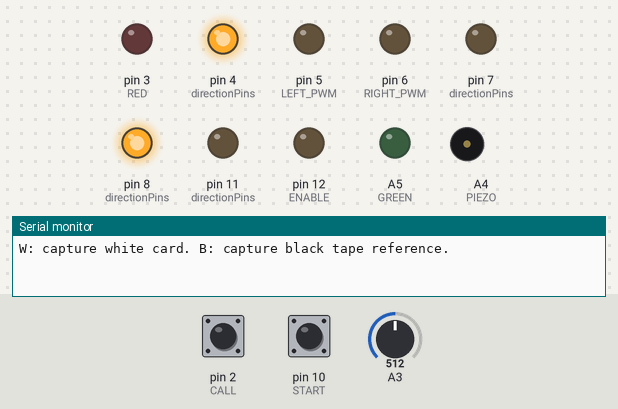
This sketch was run on a simulated Arduino Uno, built with avr-gcc and run on an emulated ATmega328P. On the bench: output pins drawn as LEDs (lit = HIGH), buzzer (waves = sounding), the last lines printed to the serial monitor. Dashed ring = blinking. The test bench sets the inputs (shaded band); at power-on: pin 2 (CALL) HIGH, pin 10 (START) HIGH, A3 = 512.

Above: at 1.2 s.
1.3 s: pin 2 (CALL) pulled LOW for 0.15 s
At 1.62 s:
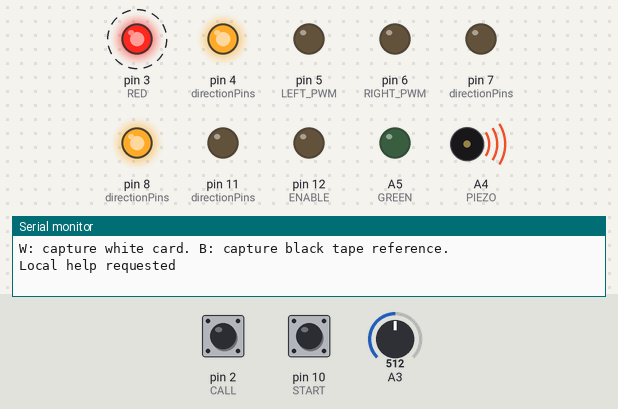
4.4 s: pin 10 (START) pulled LOW for 0.15 s
At 5.4 s:
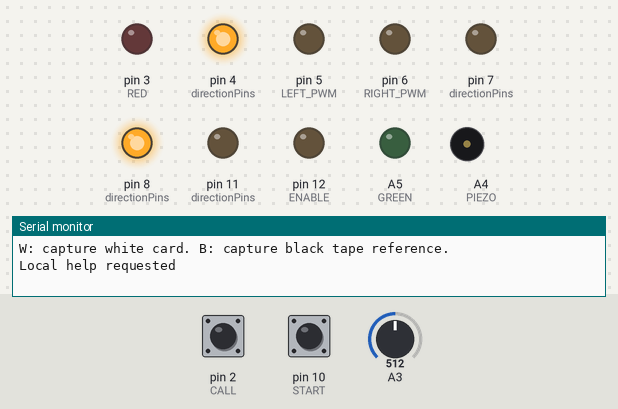
9.0 s: pin 2 (CALL) pulled LOW for 1 s
At 11.9 s:
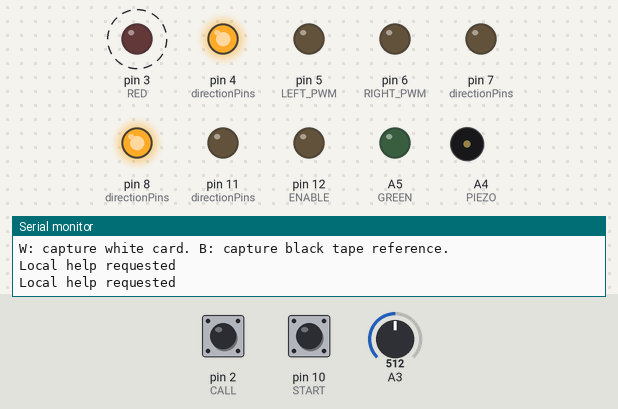
12.0 s: pin 10 (START) pulled LOW for 1 s
At 12.8 s:
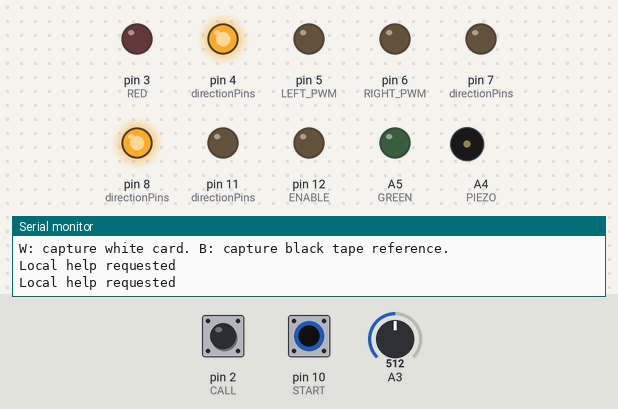
Timing chart, 0 to 15.0 s (numbered marks = the images above; inputs shaded):
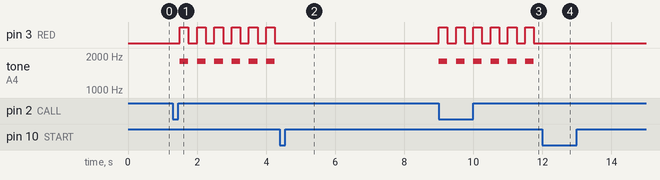

Measured:
- after the input at 1.3 s, pin 3 (RED): alternates HIGH for 0.25 s and LOW for 0.25 s, starting after 0.20 s; tone on A4 (PIEZO): alternates 1800 Hz for 0.25 s and silent for 0.25 s, starting after 0.20 s
- after the input at 4.4 s, pin 3 (RED): stops changing and stays LOW; tone on A4 (PIEZO): stops changing and stays silent
- after the input at 9.0 s, pin 3 (RED): alternates HIGH for 0.25 s and LOW for 0.25 s, starting at once; tone on A4 (PIEZO): alternates 1800 Hz for 0.25 s and silent for 0.25 s, starting at once
- after the input at 12.0 s, pin 3 (RED): stops changing and stays LOW; tone on A4 (PIEZO): stops changing and stays silent

The sketch:

night_patrol_rover.ino
```cpp
// Night patrol classroom rover. Select Arduino Uno in the Arduino IDE.
#include <EEPROM.h>
const byte CALL=2, START=10, LEFT_PWM=5, RIGHT_PWM=6, ENABLE=12;
const byte RED=3, GREEN=A5, PIEZO=A4;
const byte directionPins[]={4,7,8,11};
const byte routePins[]={A0,A1,A2};
const int DARK=320, LIGHT=420;
struct Calibration { uint16_t signature; int white[3]; int black[3]; };
Calibration calibration;
enum Mode { PARKED, PATROL, HELP };
Mode mode=PARKED;
bool dark=false;
unsigned long lastCall=0, lastStart=0, lastRead=0;
bool heldCall=false, heldStart=false, whiteTaken=false;

void stopDrive(){
  digitalWrite(ENABLE,LOW);
  analogWrite(LEFT_PWM,0); analogWrite(RIGHT_PWM,0);
}
bool pressed(byte pin,bool &held,unsigned long &last,unsigned long now){
  bool down=digitalRead(pin)==LOW;
  if(down==held||now-last<35)return false;
  held=down;
  last=now;
  return down;
}
void capture(int *destination){
  for(byte i=0;i<3;i++){
    int sum=0;
    for(byte j=0;j<12;j++)sum+=analogRead(routePins[i]);
    destination[i]=sum/12;
  }
}
void setup(){
  pinMode(CALL,INPUT_PULLUP); pinMode(START,INPUT_PULLUP);
  for(byte pin: directionPins)pinMode(pin,OUTPUT);
  pinMode(LEFT_PWM,OUTPUT); pinMode(RIGHT_PWM,OUTPUT); pinMode(ENABLE,OUTPUT);
  pinMode(RED,OUTPUT); pinMode(GREEN,OUTPUT); pinMode(PIEZO,OUTPUT);
  digitalWrite(4,HIGH); digitalWrite(8,HIGH); stopDrive();
  EEPROM.get(0,calibration);
  Serial.begin(115200);
  Serial.println(F("W: capture white card. B: capture black tape reference."));
}
void loop(){
  const unsigned long now=millis();
  const bool call=pressed(CALL,heldCall,lastCall,now);
  const bool start=pressed(START,heldStart,lastStart,now);
  const int ambient=analogRead(A3);
  dark=ambient<=DARK || (ambient<LIGHT && dark);
  if(call){
    mode=HELP;
    stopDrive();
    Serial.println(F("Local help requested"));
  }else if(start){
    if(mode==HELP || mode==PATROL){
      mode=PARKED;
      stopDrive();
    }else if(dark && calibration.signature==0x584E)mode=PATROL;
  }
  if(Serial.available() && mode==PARKED){
    const char command=Serial.read();
    if(command=='W'){
      capture(calibration.white);
      whiteTaken=true; calibration.signature=0;
      Serial.println(F("White captured"));
    }
    if(command=='B'&&whiteTaken){
      capture(calibration.black);
      bool valid=true;
      for(byte i=0;i<3;i++) if(abs(calibration.black[i]-calibration.white[i])<80)valid=false;
      if(valid){ calibration.signature=0x584E; EEPROM.put(0,calibration); }
      Serial.println(valid?F("Calibration saved"):F("Low contrast: check sensor height and repeat W then B"));
    }
    if(command=='L')Serial.println(ambient);
  }
  const bool alarm=mode==HELP && (now/250)%2==0;
  digitalWrite(RED,alarm);
  static bool sounding=false;
  if(alarm!=sounding){
    sounding=alarm;
    if(sounding)tone(PIEZO,1800); else noTone(PIEZO);
  }
  if(mode==PATROL && !dark){mode=PARKED;stopDrive();}
  if(mode==PATROL && now-lastRead>=25){
    lastRead=now;
    int strength[3];
    for(byte i=0;i<3;i++){
      const int raw=analogRead(routePins[i]);
      strength[i]=constrain(map(raw,calibration.white[i],calibration.black[i],0,100),0,100);
    }
    const int total=strength[0]+strength[1]+strength[2];
    if(max(strength[0],max(strength[1],strength[2]))<22){mode=PARKED;stopDrive();}
    else{
      const int turn=74*(strength[2]-strength[0])/total;
      analogWrite(LEFT_PWM,92+turn);
      analogWrite(RIGHT_PWM,92-turn);
      digitalWrite(ENABLE,HIGH);
    }
  }
  digitalWrite(GREEN,mode==PATROL);
}
```
